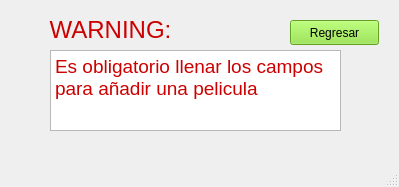
<?xml version="1.0" encoding="UTF-8"?>
<ui version="4.0">
 <class>Advertencia</class>
 <widget class="QMainWindow" name="Advertencia">
  <property name="geometry">
   <rect>
    <x>0</x>
    <y>0</y>
    <width>399</width>
    <height>187</height>
   </rect>
  </property>
  <property name="windowTitle">
   <string>MainWindow</string>
  </property>
  <widget class="QWidget" name="centralwidget">
   <widget class="QTextBrowser" name="textBrowser">
    <property name="geometry">
     <rect>
      <x>50</x>
      <y>50</y>
      <width>291</width>
      <height>81</height>
     </rect>
    </property>
    <property name="styleSheet">
     <string notr="true">font: 75 11pt &quot;URW Bookman L&quot;;</string>
    </property>
    <property name="html">
     <string>&lt;!DOCTYPE HTML PUBLIC &quot;-//W3C//DTD HTML 4.0//EN&quot; &quot;http://www.w3.org/TR/REC-html40/strict.dtd&quot;&gt;
&lt;html&gt;&lt;head&gt;&lt;meta name=&quot;qrichtext&quot; content=&quot;1&quot; /&gt;&lt;style type=&quot;text/css&quot;&gt;
p, li { white-space: pre-wrap; }
&lt;/style&gt;&lt;/head&gt;&lt;body style=&quot; font-family:'URW Bookman L'; font-size:11pt; font-weight:72; font-style:normal;&quot;&gt;
&lt;p style=&quot; margin-top:0px; margin-bottom:0px; margin-left:0px; margin-right:0px; -qt-block-indent:0; text-indent:0px;&quot;&gt;&lt;span style=&quot; font-family:'Ubuntu'; font-size:14pt; font-weight:400; color:#cc0000;&quot;&gt;Es obligatorio llenar los campos para añadir una pelicula&lt;/span&gt;&lt;/p&gt;&lt;/body&gt;&lt;/html&gt;</string>
    </property>
   </widget>
   <widget class="QLabel" name="label">
    <property name="geometry">
     <rect>
      <x>30</x>
      <y>10</y>
      <width>161</width>
      <height>41</height>
     </rect>
    </property>
    <property name="styleSheet">
     <string notr="true">font: 75 11pt &quot;URW Bookman L&quot;;</string>
    </property>
    <property name="text">
     <string>&lt;html&gt;&lt;head/&gt;&lt;body&gt;&lt;p align=&quot;center&quot;&gt;&lt;span style=&quot; font-size:18pt; color:#cc0000;&quot;&gt;WARNING:&lt;/span&gt;&lt;/p&gt;&lt;/body&gt;&lt;/html&gt;</string>
    </property>
   </widget>
   <widget class="QPushButton" name="pushButton">
    <property name="geometry">
     <rect>
      <x>290</x>
      <y>20</y>
      <width>89</width>
      <height>25</height>
     </rect>
    </property>
    <property name="styleSheet">
     <string notr="true">background-color: rgb(138, 226, 52);</string>
    </property>
    <property name="text">
     <string>Regresar</string>
    </property>
   </widget>
  </widget>
  <widget class="QMenuBar" name="menubar">
   <property name="geometry">
    <rect>
     <x>0</x>
     <y>0</y>
     <width>399</width>
     <height>22</height>
    </rect>
   </property>
  </widget>
  <widget class="QStatusBar" name="statusbar"/>
 </widget>
 <resources/>
 <connections/>
</ui>
